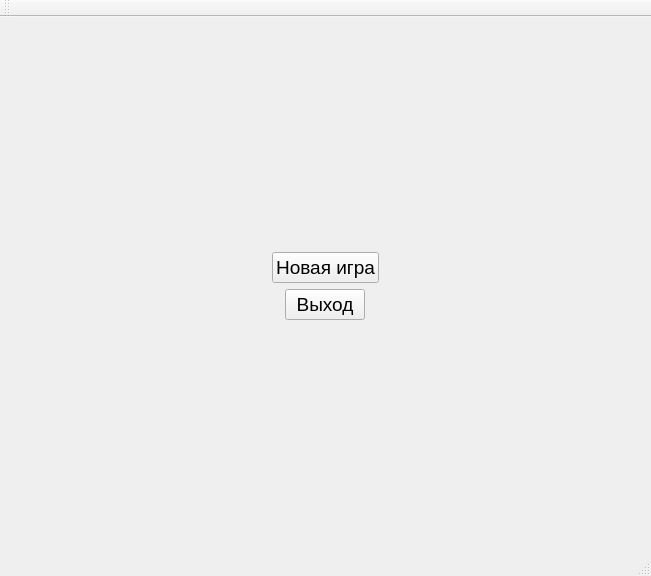
<?xml version="1.0" encoding="UTF-8"?>
<ui version="4.0">
 <class>MainWindow</class>
 <widget class="QMainWindow" name="MainWindow">
  <property name="geometry">
   <rect>
    <x>0</x>
    <y>0</y>
    <width>651</width>
    <height>576</height>
   </rect>
  </property>
  <property name="windowTitle">
   <string>Игровой инвентарь</string>
  </property>
  <widget class="QWidget" name="centralWidget">
   <layout class="QGridLayout" name="gridLayout">
    <item row="0" column="0">
     <layout class="QVBoxLayout" name="verticalLayout">
      <item>
       <spacer name="verticalSpacer_2">
        <property name="orientation">
         <enum>Qt::Vertical</enum>
        </property>
        <property name="sizeHint" stdset="0">
         <size>
          <width>20</width>
          <height>40</height>
         </size>
        </property>
       </spacer>
      </item>
      <item alignment="Qt::AlignHCenter|Qt::AlignBottom">
       <widget class="QPushButton" name="newGame">
        <property name="sizePolicy">
         <sizepolicy hsizetype="Fixed" vsizetype="Fixed">
          <horstretch>0</horstretch>
          <verstretch>0</verstretch>
         </sizepolicy>
        </property>
        <property name="font">
         <font>
          <pointsize>14</pointsize>
         </font>
        </property>
        <property name="text">
         <string>Новая игра</string>
        </property>
       </widget>
      </item>
      <item alignment="Qt::AlignHCenter|Qt::AlignTop">
       <widget class="QPushButton" name="exitGame">
        <property name="sizePolicy">
         <sizepolicy hsizetype="Fixed" vsizetype="Fixed">
          <horstretch>0</horstretch>
          <verstretch>0</verstretch>
         </sizepolicy>
        </property>
        <property name="font">
         <font>
          <pointsize>14</pointsize>
         </font>
        </property>
        <property name="text">
         <string>Выход</string>
        </property>
       </widget>
      </item>
      <item>
       <spacer name="verticalSpacer">
        <property name="orientation">
         <enum>Qt::Vertical</enum>
        </property>
        <property name="sizeHint" stdset="0">
         <size>
          <width>20</width>
          <height>40</height>
         </size>
        </property>
       </spacer>
      </item>
     </layout>
    </item>
   </layout>
  </widget>
  <widget class="QToolBar" name="mainToolBar">
   <attribute name="toolBarArea">
    <enum>TopToolBarArea</enum>
   </attribute>
   <attribute name="toolBarBreak">
    <bool>false</bool>
   </attribute>
  </widget>
  <widget class="QStatusBar" name="statusBar"/>
 </widget>
 <layoutdefault spacing="6" margin="11"/>
 <resources/>
 <connections/>
</ui>
